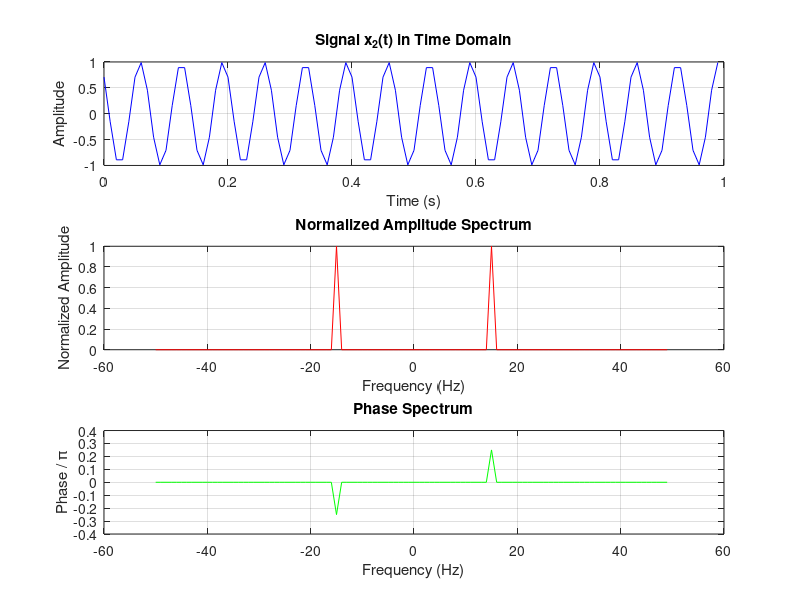

This figure's MATLAB source:
clc;
close all

% parameters
t_start = 0;
t_end = 1;
fs = 100; 
t = t_start:1/fs:t_end - 1/fs;
x = cos(30*pi*t + pi/4); 
% the signal in the time domain
figure;
subplot(3,1,1);
plot(t, x, 'b');
xlabel('Time (s)');
ylabel('Amplitude');
title('Signal x_2(t) in Time Domain');
grid on;
% number of samples
N = length(t); 
f = -fs/2 : fs/N : fs/2 - fs/N;
y = fft(x); 
y_shifted = fftshift(y); 
amplitude = abs(y_shifted) / max(abs(y_shifted)); 
% the normalized amplitude spectrum
subplot(3,1,2);
plot(f, amplitude, 'r');
xlabel('Frequency (Hz)');
ylabel('Normalized Amplitude');
title('Normalized Amplitude Spectrum');
grid on;
% phase spectrum
tol = 1e-6; 
y_shifted(abs(y_shifted) < tol) = 0; % Zero out low amplitudes
theta = angle(y_shifted); 
subplot(3,1,3);
plot(f, theta/pi, 'g');
xlabel('Frequency (Hz)');
ylabel('Phase / \pi');
title('Phase Spectrum');
grid on;
